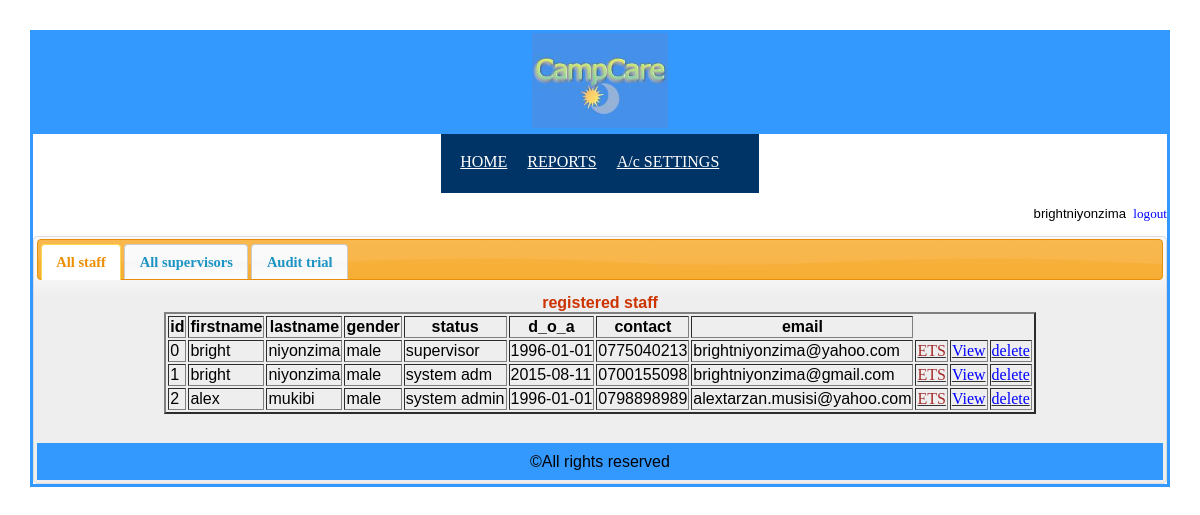
The page /report2.php (signed in) on the database its author committed.
### tables this page shows
CREATE TABLE IF NOT EXISTS `staff` (
  `staff_id` int(4) NOT NULL,
  `firstname` varchar(50) NOT NULL,
  `lastname` varchar(50) NOT NULL,
  `username` varchar(70) NOT NULL,
  `gender` varchar(15) NOT NULL,
  `status` varchar(20) DEFAULT NULL,
  `date_of_birth` date NOT NULL,
  `date_of_appointment` date NOT NULL,
  `residence` varchar(50) NOT NULL,
  `contact` varchar(11) DEFAULT NULL,
  `email` varchar(100) NOT NULL,
  `password` varchar(50) NOT NULL,
  PRIMARY KEY (`staff_id`)
);

### report2.php (the view, shortened to what this page needs)
<head>
<?php
include 'connect.php';
?>
<head>
<link href="css/ui-lightness/jquery-ui-1.10.2.custom.css" rel="stylesheet">
</head>
<div style="background-color:#3399FF">
<table class="header" height="1%" width="100%">
<tr><td align="center"><img src="images/logo.jpg" height="95" /></td></tr>
</table>
</div>
  <div class="container" align="center">
  <div class="menu1" align="center" style="height:8%; width:28%">
  <table align="left" class="menu" cellspacing="18">
<tr><td><a href="sysHome.php">HOME</a></td><td><a href="report2.php">REPORTS</a></td><td><a href="syschange.php">A/c SETTINGS</a></td></tr>
</table>
</div>
<?php
		echo "<p align=right>". $_SESSION['username']. "&nbsp;&nbsp;<a href=logout.php><font color=blue>logout</font></a></b>";
?>
<p align="left">
<div id="tabs">
	<ul>
		<li><a href="#tabs-1">All staff</a></li>
		<li><a href="#tabs-2">All supervisors</a></li>
		<li><a href="#tabs-4">Audit trial</a></li>
	</ul>
	<div id="tabs-1">
	<?php
$query1="select * from staff";
$result1=$conn->query($query1);
echo "<table border=2>";
echo '<caption><b><font color="#CC3300">registered staff</caption></b></caption>';
echo "<tr><th>id</th><th>firstname</th><th>lastname</th><th>gender</th><th>status</th></th><th>d_o_a</th><th>contact</th><th>email</th></tr>";
while($row=mysqli_fetch_row($result1)){
echo "<tr><td>";
echo $row[0];
echo "</td><td>";
echo $row[1];
echo "</td><td>";
echo $row[2];
echo "</td><td>";
echo $row[4];
echo "</td><td>";
echo $row[5];
echo "</td><td>";
echo $row[7];
echo "</td><td>";
echo $row[9];
echo "</td><td>";
echo $row[10];
echo "</td><td><a onClick=elavate() href=supcon.php?&id=".$row[0]."><font color=brown>ETS</font></a>";
echo "</td><td><a href=?action=user-detail&id=".$row[0]."><font color=blue>View</font></a>";
echo "</td><td><a onClick=deleting() href=?action=user-delete&id=".$row[0]."><font color=blue>delete</font></a></td></tr>";
}
echo "</table>";
?>
	</div>
</p>
<table class="footer" height="5%" width="100%" align="center">
<tr><td align="center">&copy;All rights reserved</td></tr>
</table>

### report2.php (style rules this page uses)
.container { border:solid; border-color:#3399FF }
.menu1 { background-color:#003366 }
.footer { background-color:#3399FF }
.header { background-color:#3399FF }
a { color:#FFFFFF; font-family:"Microsoft Sans Serif" }

### rows shown on the page
staff: staff_id "0", firstname "bright", lastname "niyonzima", gender "male", status "supervisor", date_of_appointment "1996-01-01", contact "0775040213", email "brightniyonzima@yahoo.com"
staff: staff_id "1", firstname "bright", lastname "niyonzima", gender "male", status "system adm", date_of_appointment "2015-08-11", contact "0700155098", email "brightniyonzima@gmail.com"
staff: staff_id "2", firstname "alex", lastname "mukibi", gender "male", status "system admin", date_of_appointment "1996-01-01", contact "0798898989", email "alextarzan.musisi@yahoo.com"

### other values the page prints
$_SESSION['username'] "brightniyonzima"
